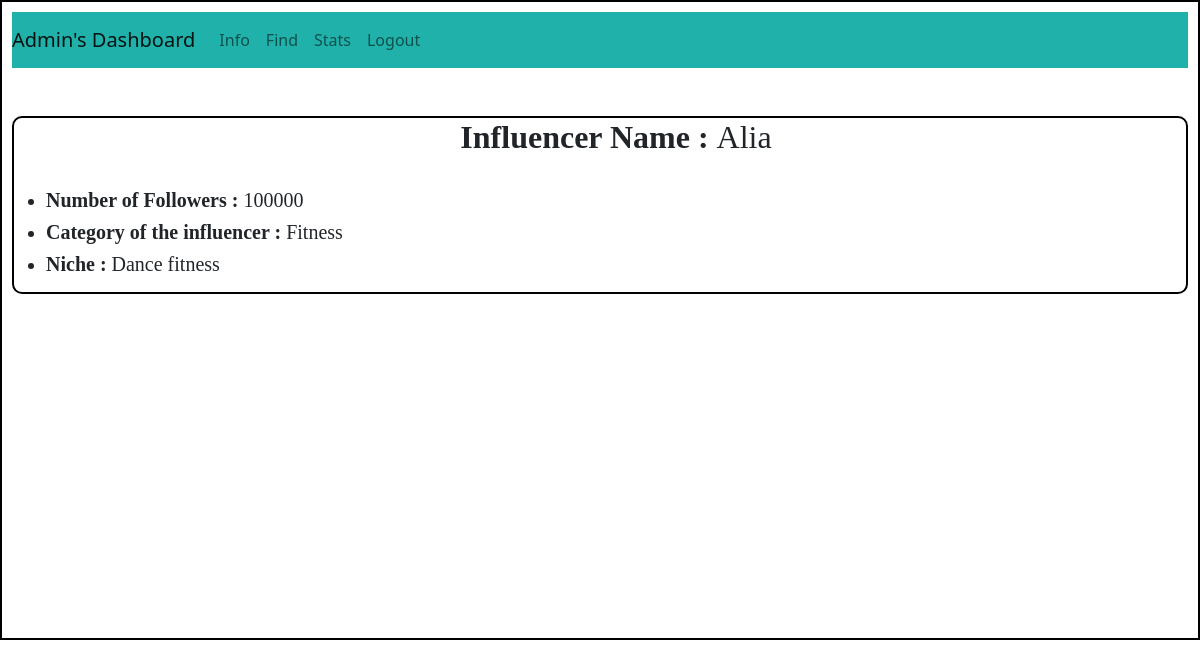
/admin/view/user/3 (signed in), run on an earlier commit of the app's database.
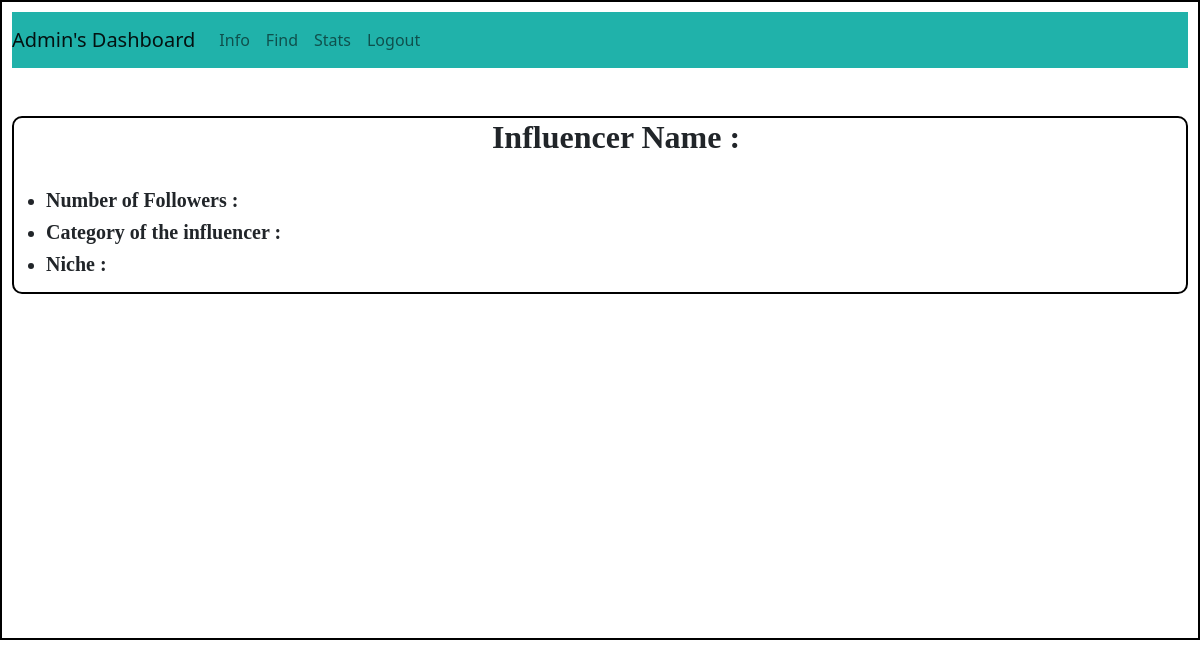
And on a later commit of the database.
### backend/models.py (models this page shows)
class User(db.Model):
    __tablename__ = "user"
    id = db.Column(db.Integer, primary_key = True, nullable = False, autoincrement = True)
    email = db.Column(db.String, nullable = False, unique = True)
    full_name = db.Column(db.String, nullable = False)
    search_name = db.Column(db.String, nullable = False, default="null")
    user_name = db.Column(db.String, unique = True, nullable = False)
    pwd = db.Column(db.String, nullable = False, default="null")
    category = db.Column(db.String, nullable = False, default="null")
    niche = db.Column(db.String, nullable = False, default="null")
    followers = db.Column(db.Integer, nullable=False, default = 0)
    type = db.Column(db.String, nullable = False, default = "general")
    is_flagged = db.Column(db.String, nullable=False, default="False")
    ad_request = db.relationship("Ad_request", cascade="all, delete", backref="user")

### backend/controllers.py (the view)
@app.route('/admin/view/user/<int:i_id>')
def admin_view_user(i_id):
    user = User.query.get(i_id)
    return render_template("admin_users_view.html", user=user)

### templates/admin_users_view.html (shortened to what this page needs)
<!DOCTYPE html>
<html lang="en">
<head>
    <link rel="stylesheet" href = "/static/dashboardstyle.css">
    <link href="https://cdn.jsdelivr.net/npm/bootstrap@5.0.2/dist/css/bootstrap.min.css" rel="stylesheet">
</head>
<body>
    <div id = "container-admin-view">
      <nav class="navbar navbar-expand-lg navbar-light " style="background-color: lightseagreen;">
        <a class="navbar-brand" href="#">Admin's Dashboard</a>
        <div class="collapse navbar-collapse" id="navbarNav">
          <ul class="navbar-nav">
            <li class="nav-item active">
              <a class="nav-link" href="/admin/dashboard/info"> Info </a>
            </li>
            <li class="nav-item active">
              <a class="nav-link" href="/admin/dashboard/find"> Find</a>
            </li>
            <li class="nav-item active">
              <a class="nav-link" href="#"> Stats </a>
            </li>
            <li class="nav-item">
              <a class="nav-link" href="/login"> Logout</a>
            </li>
          </nav><br><br>
          <div id="main-admin" >
            <ul>
                <div style="text-align: center;">
                   <h2 style="font-family: 'Times New Roman', Times, serif;"><strong>Influencer Name : </strong> {{ user.full_name }}</h2><br>
               </div>
                  <li>
                    <h5 style="font-family: 'Times New Roman', Times, serif;"><strong>Number of Followers :</strong> {{ user.followers }} </h5>
                  </li>
                  <li>
                    <h5 style="font-family: 'Times New Roman', Times, serif;"><strong>Category of the influencer :</strong> {{ user.category }}</h5>
                  </li>
                  <li>
                    <h5 style="font-family: 'Times New Roman', Times, serif;"><strong>Niche :</strong> {{ user.niche }}</h5>
                  </li>
              </ul>
          </div>

What changed in the data, as far as the page shows it:
removed User: full_name "Alia", followers "100000", category "Fitness", niche "Dance fitness"
